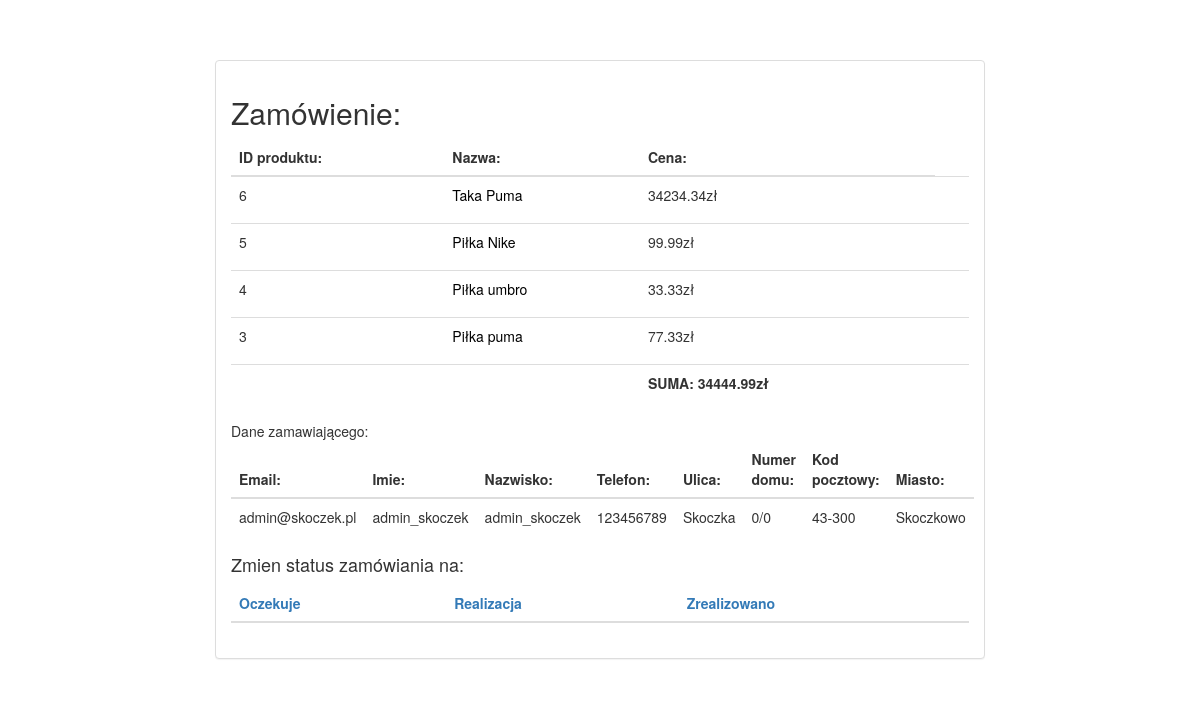
The app's page /pokaz_zamowienie.php?id_z=2&id_u=1 with its own data.
### tables this page shows
CREATE TABLE `produkty` (
  `id` int(10) UNSIGNED NOT NULL,
  `nazwa` varchar(240) NOT NULL,
  `opis` text,
  `cena` decimal(8,2) NOT NULL
);

CREATE TABLE `uzytkownicy` (
  `id` int(10) UNSIGNED NOT NULL,
  `email` varchar(40) NOT NULL,
  `haslo` varchar(80) NOT NULL,
  `admin` tinyint(1) NOT NULL DEFAULT '0',
  `imie` varchar(40) NOT NULL,
  `nazwisko` varchar(40) NOT NULL,
  `ulica` varchar(40) NOT NULL,
  `miasto` varchar(40) NOT NULL,
  `kod_pocztowy` varchar(6) NOT NULL,
  `numer_domu` varchar(10) NOT NULL,
  `telefon` int(9) UNSIGNED NOT NULL
);

### pokaz_zamowienie.php (the view, shortened to what this page needs)
<!DOCTYPE html>
<html lang="pl">
<head>
<link href="/css/bootstrap.min.css" rel="stylesheet">
<link rel="stylesheet" href="/css/lightbox.css">
  </head>
  <body>
<div class="row" style="margin: 60px 0px 0px 0px; ">
<div class="col-xs-0 col-sm-1 col-md-2 col-lg-2"><?php include($_SERVER['DOCUMENT_ROOT']."/parts/left-panel.php"); ?></div>
  <div class="col-xs-12 col-sm-10 col-md-8 col-lg-8">
  <div class="panel panel-default">
<div class="panel-body" >
<h2>Zamówienie:</h2>
<table class="table">
  <thead>
    <tr>
      <th>ID produktu:</th>
      <th>Nazwa:</th>
      <th>Cena:</th>
    </tr>
  </thead>
  <tbody>
<?php
$id_zamowienia=$_GET['id_z'];
$id_uzytkownik=$_GET['id_u'];
$suma=0;
try{
  $pdo = new PDO('mysql:host='.$mysql_host.';dbname='.$database.';port='.$port, $username, $password );
  $pdo->exec("set names utf8");
  $pdo->setAttribute(PDO::ATTR_ERRMODE, PDO::ERRMODE_EXCEPTION);
  $stmt = $pdo->query("SELECT id, nazwa, cena FROM produkty where id IN (select id_produkt from koszyk where id_zamowienia ='$id_zamowienia' AND id_uzytkownik='$id_uzytkownik')");
      foreach($stmt as $row)
      {
         $suma=$suma+ $row['cena'];
        echo'
        <tr>
         <td>'.$row['id'].'</td>
          <td><a style="color:black;" href="/pages/produkt.php?id='.$row['id'].' ">
                  <p style="color:black;">'.$row['nazwa'].'</a></td><td>'.$row['cena'].'zł</p>
          </td><td></td></tr>';
      }
      echo'<tr><td></td><td></td><td><b>SUMA: '.$suma.'zł</b></td><td></td></tr>';
      echo' </tbody>
</table>';
      echo'Dane zamawiającego: <table class="table">
  <thead>
    <tr>
      <th>Email:</th>
      <th>Imie:</th>
      <th>Nazwisko:</th>
      <th>Telefon:</th>
      <th>Ulica:</th>
      <th>Numer domu:</th>
      <th>Kod pocztowy:</th>
      <th>Miasto:</th>
    </tr>
  </thead>
  <tbody>';
       $stmt = $pdo->query("SELECT `id`, `email`, `haslo`, `admin`, `imie`, `nazwisko`, `ulica`, `miasto`, `kod_pocztowy`, `numer_domu`, `telefon` FROM `uzytkownicy` WHERE id='$id_uzytkownik'");
       foreach($stmt as $row){
       echo'<tr>
      <td>'.$row['email'].'</td>
      <td>'.$row['imie'].'</td>
      <td>'.$row['nazwisko'].'</td>
      <td>'.$row['telefon'].'</td>
      <td>'.$row['ulica'].'</td>
      <td>'.$row['numer_domu'].'</td>
      <td>'.$row['kod_pocztowy'].'</td>
      <td>'.$row['miasto'].'</td></tr>';}
       echo' </tbody>
</table>';
      }
      catch(PDOException $e){
        echo '<div class="alert alert-danger" role="alert"><strong>Błąd!</strong> Błąd biblioteki PDO!.<br>Powiadom Administratora! '.$e.'</div><br>';
      }
?>
 <h4>Zmien status zamówiania na:</h4>
 <table class="table">
   <thead>
     <tr>
       <th><a href="/php/zmien_status_zamowienia.php?id=<?php echo $id_zamowienia ; ?>&status=Oczekuje">Oczekuje</a></th>
       <th><a href="/php/zmien_status_zamowienia.php?id=<?php echo $id_zamowienia ; ?>&status=Realizacja">Realizacja</a></th>
       <th><a href="/php/zmien_status_zamowienia.php?id=<?php echo $id_zamowienia ; ?>&status=Zrealizowano">Zrealizowano</a></th>
     </tr>
   </thead>
 </table>
</div>
</div>
</div>
<div class="col-xs-0 col-sm-1 col-md-2 col-lg-2" style="position: static;"><?php include($_SERVER['DOCUMENT_ROOT']."/parts/right-panel.php"); ?></div>
</div>
  </body>
</html>

### records on screen
produkty: id "6", nazwa "Taka Puma", cena "34234.34"
produkty: id "5", nazwa "Piłka Nike", cena "99.99"
produkty: id "4", nazwa "Piłka umbro", cena "33.33"
produkty: id "3", nazwa "Piłka puma", cena "77.33"
uzytkownicy: email "admin@skoczek.pl", imie "admin_skoczek", nazwisko "admin_skoczek", telefon "123456789", ulica "Skoczka", numer_domu "0/0", kod_pocztowy "43-300", miasto "Skoczkowo"

### other values on screen
$suma "34444.99"
